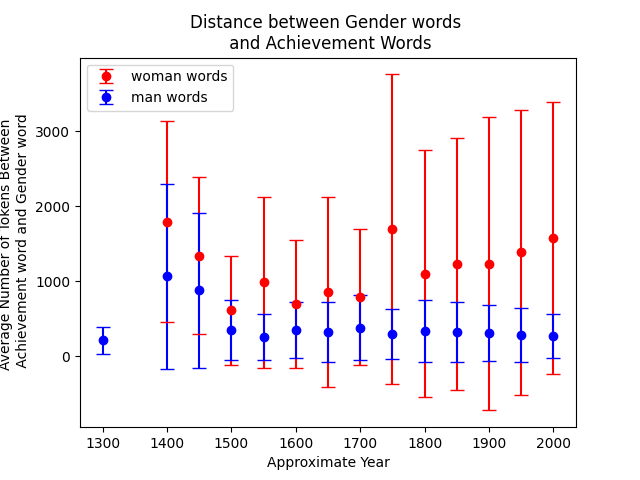

Write the Python code that produced this figure.
"""Analyze distance between achievement and woman vs man words"""

import os
import statistics

import matplotlib.pyplot as plt
import numpy as np
# These keywords follow Lucy and Desmzky's set up
man_words = set(['man', 'men', 'male', 'he', 'his', 'him'])
woman_words = set(['woman', 'women', 'female', 'she', 'her', 'hers'])
home_words = set(['home', 'domestic', 'household', 'chores', 'family'])
work_words = set(['work', 'labor', 'workers', 'economy', 'trade', 'business', 'jobs', 'company', 'industry', 'pay', 'working', 'salary', 'wage'])
achievement_words = set(['power', 'authority', 'achievement', 'control', 'won', 'powerful', 'success', 'better', 'efforts', 'plan', 'tried', 'leader'])

textbook_chronological_dir = 'final_textbook_years/all_textbooks/'

man_dists = {}
woman_dists = {}

for file in os.listdir(os.fsencode(textbook_chronological_dir)):
     filename = os.fsdecode(file)
     if filename.endswith(".txt"):
         year = filename[:-4]
         man_dists[year] = []
         woman_dists[year] = []
         achievement_index = -1
         woman_index = -1
         man_index = -1
         with open(textbook_chronological_dir + filename, 'r') as textbook_reader:
             data = textbook_reader.read()
             data = data.replace("\n", "")
             for i, word in enumerate(data.split()):
                 if word in achievement_words:
                     achievement_index = i
                     if woman_index > -1:
                         woman_dists[year].append(abs(woman_index - achievement_index))
                     if woman_index > -1:
                         man_dists[year].append(abs(man_index - achievement_index))
                 if word in man_words:
                     man_index = i
                     if achievement_index > -1:
                         man_dists[year].append(abs(man_index - achievement_index))
                 if word in woman_words:
                     woman_index = i
                     if achievement_index > -1:
                         woman_dists[year].append(abs(woman_index - achievement_index))
     print("finished one file")


# Make mean-standard error plot
all_years = [x for x in range(1300,2050,50)]
woman_years_se = []
woman_errors_se = []
woman_dists_se = []
man_years_se = []
man_errors_se = []
man_dists_se = []
for year in woman_dists:
    if len(woman_dists[year]) > 1:
        woman_dists[year] = np.array(woman_dists[year])
        woman_dists_se.append(np.mean(woman_dists[year]))
        woman_years_se.append(int(year))
        woman_errors_se.append(statistics.stdev(woman_dists[year]))
    if len(man_dists[year]) > 1:
        man_dists[year] = np.array(man_dists[year])
        man_dists_se.append(np.mean(man_dists[year]))
        man_years_se.append(int(year))
        man_errors_se.append(statistics.stdev(man_dists[year]))

plt.errorbar(woman_years_se, woman_dists_se, yerr=woman_errors_se, fmt='o', label='woman words', color='r', capsize=5)
plt.errorbar(man_years_se, man_dists_se, yerr=man_errors_se, fmt='o', label='man words', color='b', capsize=5)
plt.xlabel('Approximate Year')
plt.ylabel('Average Number of Tokens Between \n Achievement word and Gender word')
plt.title('Distance between Gender words \n and Achievement Words')
plt.legend()
plt.savefig("achievement_dist.png")
plt.close()
